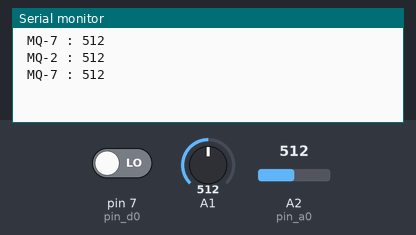
The sketch below on a simulated Arduino Uno, built with avr-gcc and run on an emulated ATmega328P. Parts: the last lines printed to the serial monitor. Inputs (shaded band) come from the test bench; at power-on: A1 = 512, A2 (pin_a0) = 512, pin 7 (pin_d0) LOW.

Above: at 11.8 s.
11.9 s: A1 set to 716
At 13.6 s:
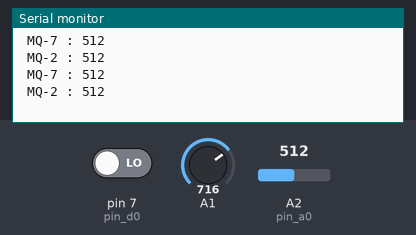
20.2 s: A2 (pin_a0) set to 716
At 24.4 s:
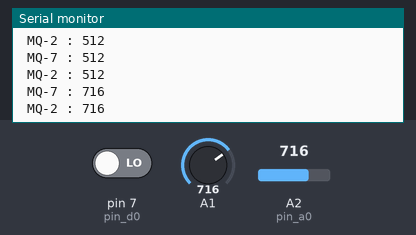
28.5 s: A1 set to 900
At 35.2 s:
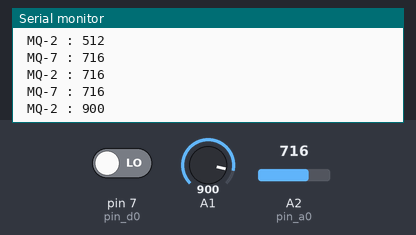
36.8 s: A2 (pin_a0) set to 900
At 45.2 s:
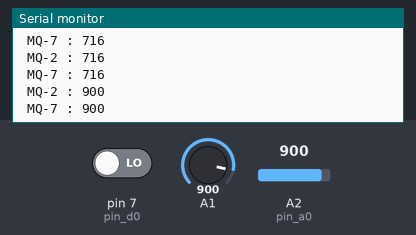
Timing chart, 0 to 46.1 s (numbered marks = the images above; inputs shaded):
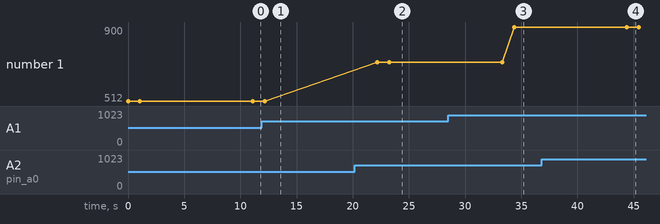

The sketch:

sensor_gas.ino.ino
```cpp
#include<SoftwareSerial.h>

SoftwareSerial BT (2,3); //RX,TX

// Definicoes dos pinos ligados ao sensor
int pin_d0 = 7;
int pin_a0 = A2;

String mac = "98d3:31:407bb4";

int nivelsensor=250;

void setup()
{
  BT.begin(9600);
  Serial.begin(9600);
  pinMode(pin_d0, INPUT);
}

void loop()
{
  /*
   * MQ-7
   *
   */
  int valor_digital = digitalRead(pin_d0);
  int mq7 = analogRead(pin_a0);
  int mq2 = analogRead(A1);

  Serial.print(" MQ-7 : ");
  Serial.println(mq7);
  BT.print(" Valor lido pelo sensor : ");
  BT.println(mq7);
  if(mq7>nivelsensor){
    BT.print("Nível de gás acima do seguro");
  }
  delay(1000);

  /*
   * MQ-2
   *
   */
  Serial.print(" MQ-2 : ");
  Serial.println(mq2);
  BT.print(" Valor lido pelo sensor : ");
  BT.println(mq2);

  delay(10000);
}
```

Measured:
- after the input at 20.2 s, the serial monitor: prints a new line after 2.0 s (image 2)
- after the input at 28.5 s, the serial monitor: prints a new line after 5.9 s (image 3)
- after the input at 36.8 s, the serial monitor: prints a new line after 7.6 s (image 4)
- plotted number 1: 716 → 900 after the input at 28.5 s
